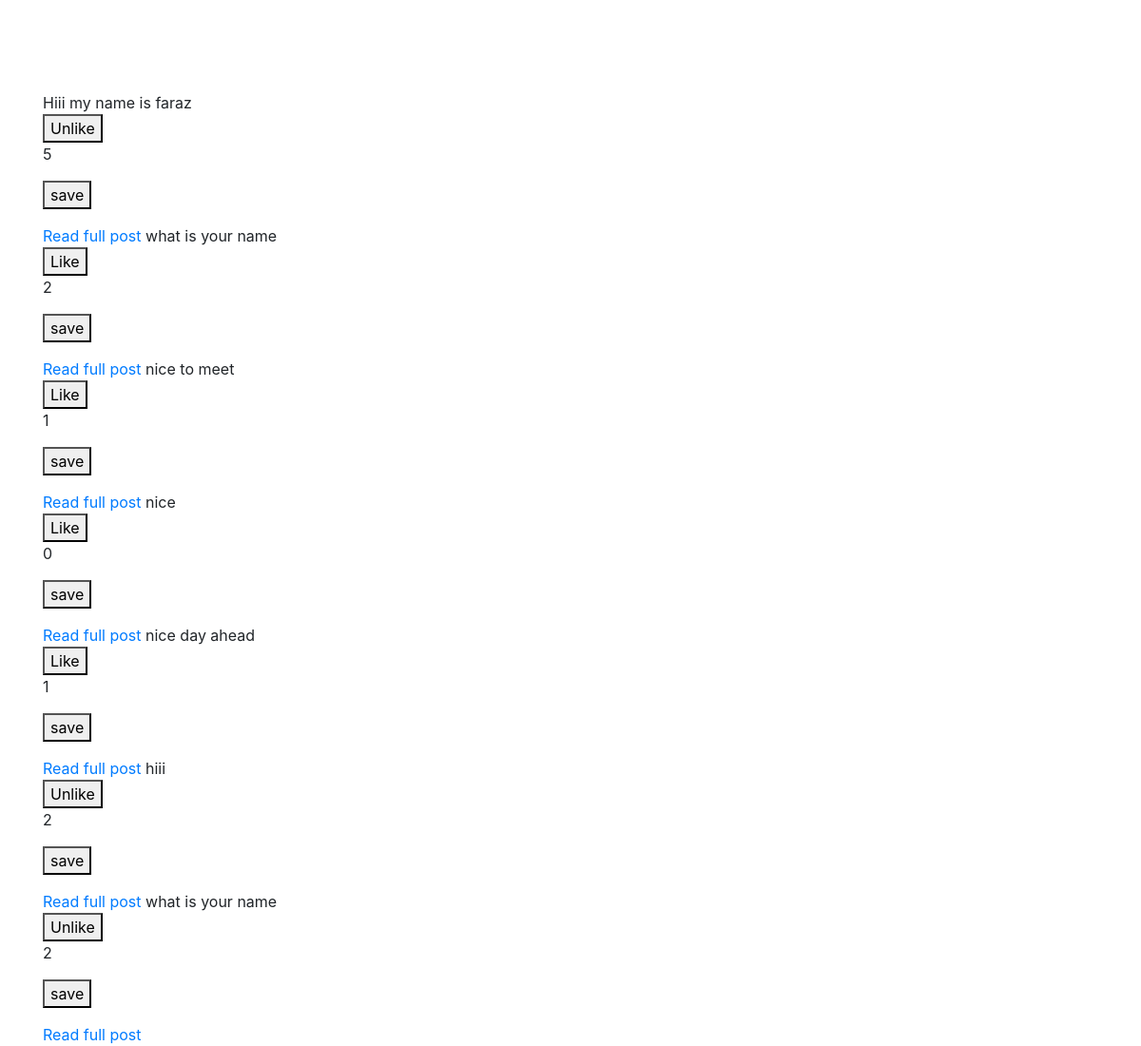
Screenshot of / (signed in) with the database file from the repository.
### src_code/models.py (models this page shows, shortened)
class Post(models.Model):
    user = models.ForeignKey(User, on_delete=models.CASCADE)
    post = models.TextField(null=True, blank=False)
    likes = models.ManyToManyField(User, related_name='likes', blank=True)
    tag = models.ManyToManyField(User, related_name='tags', blank=True)
    saved = models.ManyToManyField(User, related_name='saved', blank=True)

### src_code/views.py (the view)
# urls.py: 2. Add a URL to urlpatterns:  path('', views.home, name='home')
def home(request):
    posts = Post.objects.all()
    context = {
        'posts':posts,
    }
    return render(request, 'src_code/home.html', context)

### src_code/templates/src_code/home.html (shortened to what this page needs)
<div class="container">
<br><br><br><br>
{% for post in posts %}
    {{post.post}} <br>
    {% include 'src_code/likes.html' %}
    {% include 'src_code/saved.html' %}
    <a href="{% url 'individual-post-page' post_id=post.id %}">Read full post</a>
{% endfor %}
</div>

### src_code/templates/src_code/likes.html (shortened to what this page needs)
<link rel="stylesheet" href="https://stackpath.bootstrapcdn.com/bootstrap/4.5.2/css/bootstrap.min.css"
integrity="sha384-JcKb8q3iqJ61gNV9KGb8thSsNjpSL0n8PARn9HuZOnIxN0hoP+VmmDGMN5t9UJ0Z">
<form action="{% url 'likes-count' %}" class='like-form' id='{{post.id}}'>
        <button type="submit" class="ui button like-btn{{post.id}}">
            {% if request.user not in post.likes.all %}
                Like
            {% else %}
                Unlike
            {% endif %}
        </button>
        <div class="ui grid">
            <div class="column">
                <div class="like-count{{post.id}}"> {{post.likes.count}} </div>
            </div>
        </div>
</form>

### src_code/templates/src_code/saved.html (shortened to what this page needs)
{% if request.user in post.saved.all %}
<form action="{% url 'saved-post-page' post_id=post.pk value=1%}" method="post">
    {% csrf_token %}
    <input type="hidden" name="post_id" value={{post.pk}}>
        <button type="submit" >unsave</button>
</form>
{% else %}
<form action="{% url 'saved-post-page' post_id=post.pk value=0%}" method="post">
        <button type="submit" >save</button>
</form>
{% endif %}

### rows the page displays
Post: post "Hiii my name is faraz", shows "Unlike", likes.count "5"
Post: post "what is your name", shows "Like", likes.count "2"
Post: post "nice to meet", shows "Like", likes.count "1"
Post: post "nice", shows "Like", likes.count "0"
Post: post "nice day ahead", shows "Like", likes.count "1"
Post: post "hiii", shows "Unlike", likes.count "2"
Post: post "what is your name", shows "Unlike", likes.count "2"
